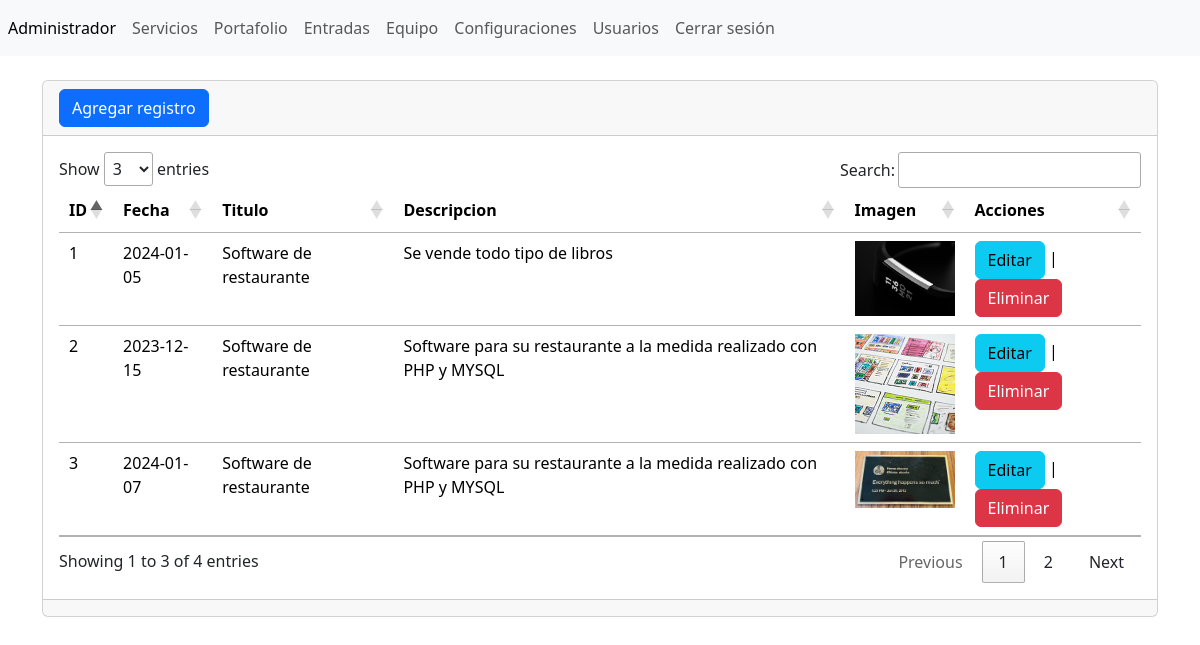
Page /admin/secciones/entradas/index.php (signed in) on the committed database.
### tables this page shows
CREATE TABLE `tbl_entradas` (
  `id` bigint(12) NOT NULL AUTO_INCREMENT,
  `fecha` date DEFAULT NULL,
  `titulo` varchar(255) DEFAULT NULL,
  `descripcion` varchar(255) DEFAULT NULL,
  `imagen` varchar(255) DEFAULT NULL,
  PRIMARY KEY (`id`)
);

### admin/secciones/entradas/index.php (the view, shortened to what this page needs)
<?php
include("../../bd.php");
$sentencia = $conexion->prepare("SELECT * FROM tbl_entradas");
$sentencia->execute();
$lista_entradas = $sentencia->fetchAll(PDO::FETCH_ASSOC);
include("../../templates/header.php");
?>
<div class="card">
<div class="card-header"> <a name="" id="" class="btn btn-primary" href="crear.php" role="button">Agregar registro</a></div>
    <div class="card-body">
        <div
            class="table-responsive-sm"
        >
            <table
                class="table"
            >
                <thead>
                    <tr>
                        <th scope="col">ID</th>
                        <th scope="col">Fecha</th>
                        <th scope="col">Titulo</th>
                        <th scope="col">Descripcion</th>
                        <th scope="col">Imagen</th>
                        <th scope="col">Acciones</th>
                    </tr>
                </thead>
                <tbody>
                    <?php foreach($lista_entradas as $registros) { ?>
                    <tr class="">
                        <td><?php echo $registros['id']; ?></td>
                        <td><?php echo $registros['fecha']; ?></td>
                        <td><?php echo $registros['titulo']; ?></td>
                        <td><?php echo $registros['descripcion']; ?></td>
                        <td><img width="100" src="../../../assets/img/about/<?php echo $registros['imagen']; ?>" /></td>
                        <td>
                            <a name="" id="" class="btn btn-info" href="editar.php?txtId=<?php echo $registros['id']; ?>" role="button">Editar</a>
                            |
                            <a name="" id="" class="btn btn-danger" href="index.php?txtId=<?php echo $registros['id']; ?>" role="button">Eliminar</a>
                        </td>
                    </tr>
                    <?php } ?>
                </tbody>
            </table>
        </div>
    </div>
    <div class="card-footer text-muted"></div>
</div>
<?php include("../../templates/footer.php") ?>

### admin/templates/header.php (shortened to what this page needs)
<?php
    $url_base = "http://localhost:8080/website/admin/";
?>
<!doctype html>
<html lang="en">
    <head>
        <link
            href="https://cdn.jsdelivr.net/npm/bootstrap@5.3.2/dist/css/bootstrap.min.css"
            rel="stylesheet"
        />
        <link rel="stylesheet" type="text/css" href="https://cdn.datatables.net/1.13.7/css/jquery.dataTables.min.css">
    </head>
    <body>
        <header>
            <nav class="navbar navbar-expand navbar-light bg-light">
                <div class="nav navbar-nav">
                    <a class="nav-item nav-link active" href="#" aria-current="page">Administrador <span class="visually-hidden">(current)</span></a>
                    <a class="nav-item nav-link" href="<?php echo $url_base;?>secciones/servicios/">Servicios</a>
                    <a class="nav-item nav-link" href="<?php echo $url_base;?>secciones/portafolio/">Portafolio</a>
                    <a class="nav-item nav-link" href="<?php echo $url_base;?>secciones/entradas/">Entradas</a>
                    <a class="nav-item nav-link" href="<?php echo $url_base;?>secciones/equipo/">Equipo</a>
                    <a class="nav-item nav-link" href="<?php echo $url_base;?>secciones/configuraciones/">Configuraciones</a>
                    <a class="nav-item nav-link" href="<?php echo $url_base;?>secciones/usuarios/">Usuarios</a>
                    <a class="nav-item nav-link" href="<?php echo $url_base;?>cerrar.php">Cerrar sesión</a>
                </div>
            </nav>
        </header>
<main class="container">
    <br/>

### admin/templates/footer.php (shortened to what this page needs)
</main>
    </body>
</html>

### rows in the picture
tbl_entradas: id "1", fecha "2024-01-05", titulo "Software de restaurante", descripcion "Se vende todo tipo de libros", imagen (picture)
tbl_entradas: id "2", fecha "2023-12-15", titulo "Software de restaurante", descripcion "Software para su restaurante a la medida realizado con PHP y MYSQL", imagen (picture)
tbl_entradas: id "3", fecha "2024-01-07", titulo "Software de restaurante", descripcion "Software para su restaurante a la medida realizado con PHP y MYSQL", imagen (picture)
